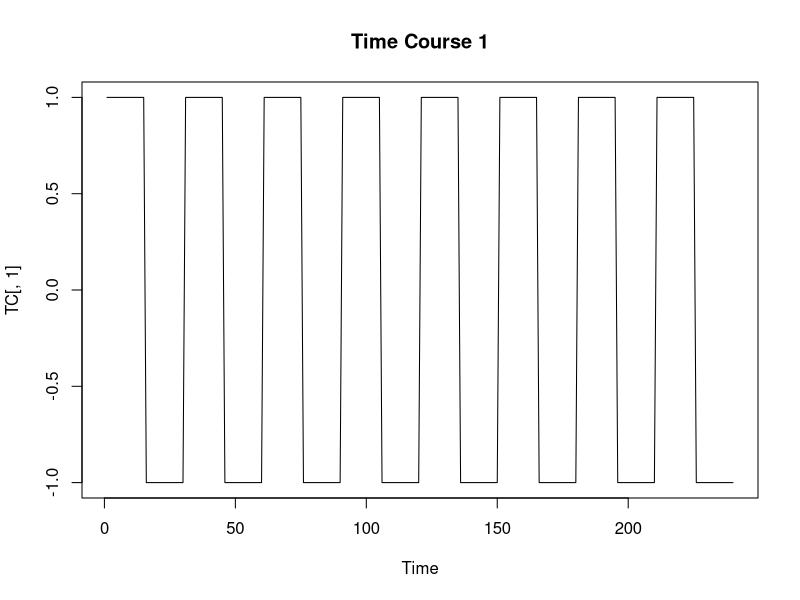
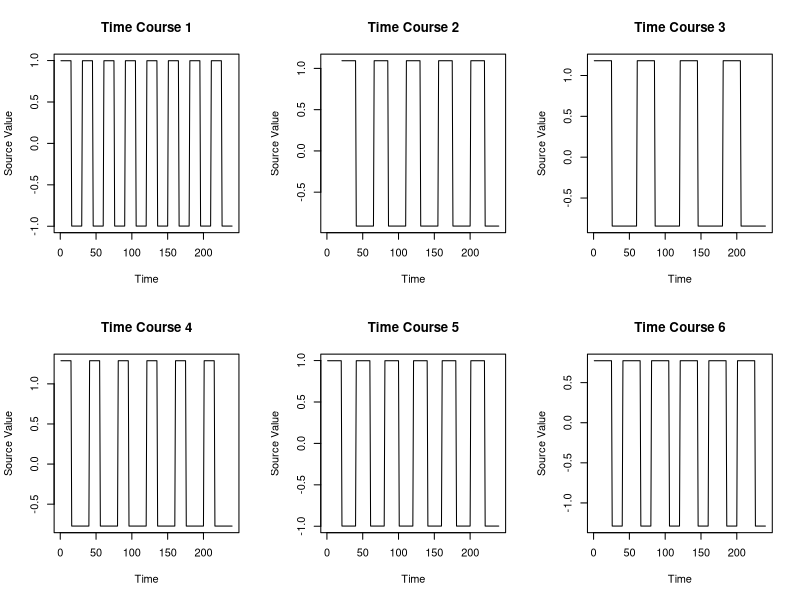
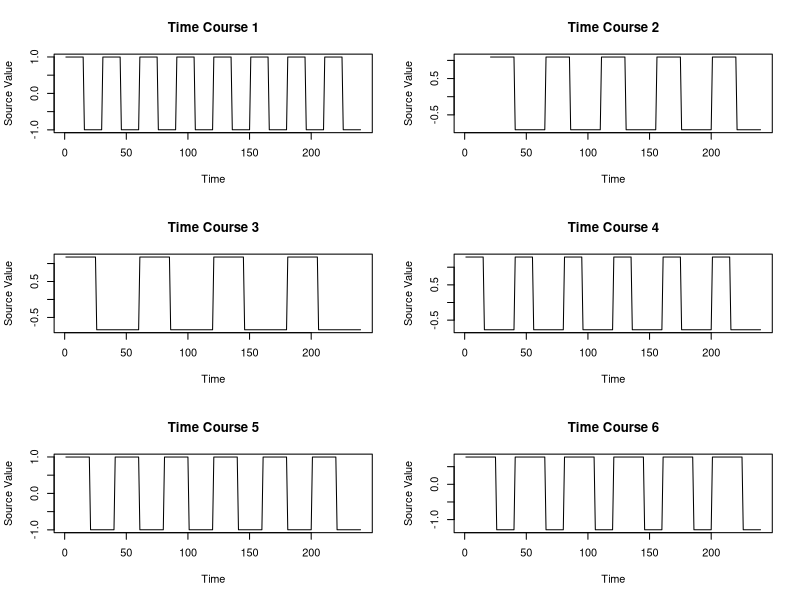

Here is the R script that generated these plots, in order:

N = 240
V = 441
x1 = 21
x2 = 21
p = 0.5 #between 0 and 1
nsrcs = 6
#Q1.1
#X = standardized generated dataset
AV = c(0, 20, 0, 0, 0, 0) #onset arrival vector
IV = c(30, 45, 60, 40, 40, 40) #increment vector, the period
DUR_ONES = c(15, 20, 25, 15, 20, 25) #duration of ones
DUR_NEG = IV - DUR_ONES #the other section what makes up the period (IV)
#DUR_NEG

#col 1
'
start = c(rep(NA, AV[1]))
period = c(rep(1, DUR_ONES[1]), rep(-1, DUR_NEG[1]))
n = length(c(start, period))
branch = rep_len(period, N-n)
tc1 = c(start, period, branch)
tc1
'
TC <- matrix(data = NA, nrow = 240, ncol = 6)

  for(i in 1:6){
   
    start = c(rep(NA, AV[i]))
    period = c(rep(1, DUR_ONES[i]), rep(-1, DUR_NEG[i]))
    n = length(c(start, period))
    branch = rep_len(period, N-n)
    vec = c(start, period, branch)
    TC[, i] <- vec

  }
TC[,1]
matplot(TC[,1], type = 'l', xlab = 'Time', main = 'Time Course 1')

#now we need to standardise each column
scaled_TC <- matrix(data = NA, nrow = 240, ncol = 6)
for(i in 1:6){
  scaled_col = (TC[,i] - mean(TC[,i], na.rm = TRUE)) / sd(TC[,i], na.rm = TRUE)
  scaled_TC[,i] = scaled_col
}
apply(scaled_TC, 2, mean, na.rm=TRUE)
apply(scaled_TC, 2, sd, na.rm=TRUE)
#now we make the subplots 
scaled_TC
par(mfrow=c(2,3))
matplot(scaled_TC[,1], type = 'l', xlab = 'Time', ylab = 'Source Value', 
        main = 'Time Course 1')
matplot(scaled_TC[,2], type = 'l', xlab = 'Time', ylab = 'Source Value',
        main = 'Time Course 2')
matplot(scaled_TC[,3], type = 'l', xlab = 'Time', ylab = 'Source Value',
        main = 'Time Course 3')
matplot(scaled_TC[,4], type = 'l', xlab = 'Time', ylab = 'Source Value',
        main = 'Time Course 4')
matplot(scaled_TC[,5], type = 'l', xlab = 'Time', ylab = 'Source Value',
        main = 'Time Course 5')
matplot(scaled_TC[,6], type = 'l', xlab = 'Time', ylab = 'Source Value',
        main = 'Time Course 6')

" this totally ruined the proportions, but looks better as pdf"
par(mfrow=c(3,2))
matplot(scaled_TC[,1], type = 'l', xlab = 'Time', ylab = 'Source Value', 
        main = 'Time Course 1')
matplot(scaled_TC[,2], type = 'l', xlab = 'Time', ylab = 'Source Value',
        main = 'Time Course 2')
matplot(scaled_TC[,3], type = 'l', xlab = 'Time', ylab = 'Source Value',
        main = 'Time Course 3')
matplot(scaled_TC[,4], type = 'l', xlab = 'Time', ylab = 'Source Value',
        main = 'Time Course 4')
matplot(scaled_TC[,5], type = 'l', xlab = 'Time', ylab = 'Source Value',
        main = 'Time Course 5')
matplot(scaled_TC[,6], type = 'l', xlab = 'Time', ylab = 'Source Value',
        main = 'Time Course 6')

'standardise instead of normalise as normalising means every value
takes a value between [0,1] * a scalar. it is minmax scaling.
standardising is making the data fit a standard normal distribution
(assumes it is already following a normal distribution)
'

#R code for LASSO Regresison
  #step <= 1/(norm(TC%*%t(TC))*1.1) 
  #thr <= rho*N*step
  #Ao <= matrix(0,nsrcs ,1) A <= matrix (0 , nsrcs ,1)
  #Alr <= matrix(0,nsrcs ,x1*x2)
  #for (k in 1:(x1*x2)) {
   # A<= Ao+step*(t(TC)%*%(X[,k]=(TC%*%Ao)))
    #A <= (1/(1+thr))*(sign(A)*pmax(replicate(nsrcs ,0), abs(A) =thr))
    #for ( i in 1:10)
    #{
    #}
    #Alr [ , k]<=A } 
